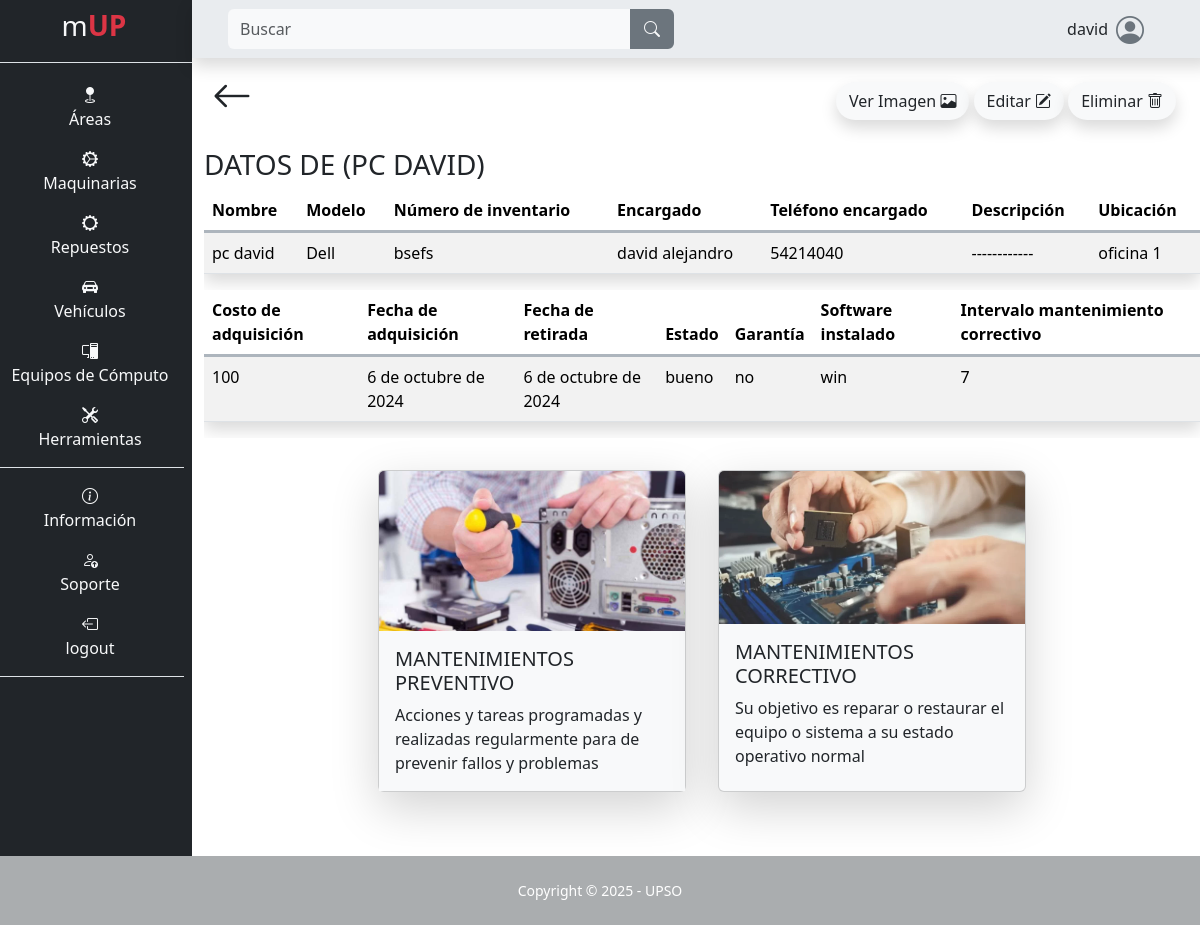
Page /pc/detalles/2 (signed in) on the committed database.
### app/mUP_pc/models.py (models this page shows, shortened)
class PC(models.Model):
    nombre = models.CharField(max_length=100, null=False, blank=False)
    modelo = models.CharField(max_length=100, null=False, blank=False)
    número_de_inventario = models.CharField(max_length=100, blank=False, null=False)
    encargado = models.CharField(max_length=100, blank=False, null=False)
    teléfono_encargado = models.CharField(max_length=100, blank=False, null=False)
    descripción = models.TextField(max_length=500, null=False, blank=False)
    ubicación = models.CharField(max_length=100, null=False, blank=False)
    costo_de_adquisición = models.IntegerField(blank=False, null=False)
    fecha_de_adquisición = models.DateField(default=date.today, blank=False, null=False)
    fecha_de_retirada = models.DateField(default=date.today, blank=False, null=False)
    estado = models.CharField(max_length=100, null=False, blank=False)
    garantía = models.CharField(max_length=100, null=False, blank=False)
    software_instalado = models.CharField(max_length=100, null=False, blank=False)
    fecha_ultimo_mantenimiento = models.DateField(default=date.today, blank=False, null=False)
    intervalo_mantenimiento = models.IntegerField(blank=False, null=False)
    imagen = models.ImageField(upload_to="pc/imagen", null=False, blank=False)
    class Meta:
        indexes = [
            models.Index(fields=['nombre']),
        ]

### app/mUP_pc/views.py (the view, shortened to what this page needs)
# urls.py: path('detalles/<int:id>', views.detalles, name="detalles_area"),
@login_required
def detalles(request, id):
    pc = get_object_or_404(PC, id=id)
    mantenimientos = pc.mantenimientopc_set.all().order_by('-fecha_fin', '-hora_fin')
    if request.method == 'GET':
        return render(request, 'mUP_pc/detalles.html', {
            'pc': pc,
            'form': PCForm(instance=pc),
            'id': id,
            'mantenimientos': mantenimientos,
        })

### templates/mUP_pc/detalles.html (shortened to what this page needs)
{% extends "layout/base.html" %}
{% load static %}
{% block 'content' %}
<div class="container mb-5">
    <div class="d-flex p-2 justify-content-between">
        <a class="text-decoration-none text-dark flecha-atras" href="{% url "pc" %}">
            <i class="bi bi-arrow-left fs-1"></i>
        </a>
        <span class="p-3">
        <button type="button" class="btn custom imagen shadow rounded-pill" data-bs-toggle="modal" data-bs-target="#exampleModal">
            Ver Imagen <i class="bi bi-image"></i>
        </button>
            <button type="button" class="btn custom editar shadow rounded-pill" data-bs-toggle="modal" data-bs-target="#modal-editar">
                Editar <i class="bi bi-pencil-square"></i>
            </button>
            <button type="button" class="btn custom eliminar mt-md-0 mt-2 shadow rounded-pill" data-bs-toggle="modal" data-bs-target="#modal-eliminar">
                Eliminar <i class="bi bi-trash"></i>
            </button>
        </span>
    </div>
    <h3 class="mt-1 text-uppercase">Datos de ({{ pc.nombre }})</h3>
    <div class="table-responsive">
    <table class="table table-striped shadow">
        <thead>
            <tr class="border border-end-0 border-start-0 border-top-0 border-3 border-dark-subtle">
                <th scope="col">Nombre</th>
                <th scope="col">Modelo</th>
                <th scope="col">Número de inventario</th>
                <th scope="col">Encargado</th>
                <th scope="col">Teléfono encargado</th>
                <th scope="col">Descripción</th>
                <th scope="col">Ubicación</th>
            </tr>
        </thead>
        <tbody>
            <tr>
                <td>{{ pc.nombre }}</td>
                <td>{{ pc.modelo }}</td>
                <td>{{ pc.número_de_inventario }}</td>
                <td>{{ pc.encargado }}</td>
                <td>{{ pc.teléfono_encargado }}</td>
                <td>{{ pc.descripción }}</td>
                <td>{{ pc.ubicación }}</td>
            </tr>
        </tbody>
    </table>
    </div>
    <div class="table-responsive">
    <table class="table table-striped shadow">
        <thead>
            <tr class="border border-end-0 border-start-0 border-top-0 border-3 border-dark-subtle">
                <th scope="col">Costo de adquisición</th>
                <th scope="col">Fecha de adquisición</th>
                <th scope="col">Fecha de retirada</th>
                <th scope="col">Estado</th>
                <th scope="col">Garantía</th>
                <th scope="col">Software instalado</th>
                <th scope="col">Intervalo mantenimiento correctivo</th>
            </tr>
        </thead>
        <tbody>
            <tr>
                <td>{{ pc.costo_de_adquisición }}</td>
                <td>{{ pc.fecha_de_adquisición }}</td>
                <td>{{ pc.fecha_de_retirada }}</td>
                <td>{{ pc.estado }}</td>
                <td>{{ pc.garantía }}</td>
                <td>{{ pc.software_instalado }}</td>
                <td>{{ pc.intervalo_mantenimiento }}</td>
            </tr>
        </tbody>
    </table>
    </div>
    <div class="row mt-3 d-flex justify-content-center align-item-center ps-5 pe-5">
        <div class="col-12 col-md-4 p-0 shadow-lg custom card m-3">
            <a class="text-decoration-none text-dark" href="{% url "mantenimientos_pc" id=pc.id mant=2 %}">
                <img src="{% static "images/Mantenimiento-preventivo-PC.jpg" %}" class="card-img-top" alt="..." style="max-height: 200px;">
                <div class="card-body custom">
                    <h5 class="card-title text-uppercase">Mantenimientos Preventivo</h5>
                    <p class="card-text m-0">Acciones y tareas programadas y realizadas regularmente para de prevenir fallos y problemas</p>
                </div>
            </a>
        </div>
        <div class="col-12 col-md-4 p-0 shadow-lg custom card m-3">
            <a class="text-decoration-none text-dark" href="{% url "mantenimientos_pc" id=pc.id mant=1 %}">
                <img src="{% static "images/mantenimiento-correctivo-de-computadores-ID-01-1024x512.webp" %}" class="card-img-top" alt="..." style="max-height: 200px;">
                <div class="card-body custom">
                    <h5 class="card-title text-uppercase">Mantenimientos Correctivo</h5>
                    <p class="card-text m-0">Su objetivo es reparar o restaurar el equipo o sistema a su estado operativo normal</p>
                </div>
            </a>
        </div>
    </div>
    </div>
{% endblock %}

### templates/layout/base.html (shortened to what this page needs)
{% load static %}
<!DOCTYPE html>
<html lang="es">
<head>
    <link rel="stylesheet" href="https://cdn.jsdelivr.net/npm/bootstrap-icons@1.10.3/font/bootstrap-icons.css">
    <link rel="stylesheet" href="{% static "css/bootstrap.css" %}">
    <link rel="stylesheet" href="{% static "css/style.css" %}">
</head>
<body class="" id="page-top">
    <main>
        <div class="row">
            {% if user.is_authenticated %}
            <div class="col-12 col-md-2 m-0 p-0 text-light text-center barra d-none d-md-block">
                <ul class="mt-1">
                    <li class="nav-item text-center fs-3 lista-menu me-4" style="transition: background-color 0.5s ease">
                        <a class="nav-link lista-menu text-decoration-none" href="{% url "index" %}">
                            <span>m</span><span class="text-danger"><b>UP</b></span>
                        </a>
                    </li>
                </ul>
                <ul class="flex-column align-items-stretch p-2 border-top">
                    <li class="nav-item mt-1 pt-2 lista-menu text-center" style="transition: background-color 0.5s ease">
                        <a class="text-light text-decoration-none lista-menu" href="{% url "area" %}"><i class="bi bi-geo-fill"></i><p>Áreas</p></a>
                    </li>
                    <li class="nav-item lista-menu" style="transition: background-color 0.5s ease">
                        <a class="text-light text-decoration-none lista-menu" href="{% url "maquina" %}"><i class="bi bi-gear-wide-connected"></i><p>Maquinarias</p></a>
                    </li>
                    <li class="nav-item lista-menu" style="transition: background-color 0.5s ease">
                        <a class="text-light text-decoration-none lista-menu" href="{% url "repuesto_maquina" %}"><i class="bi bi-gear-wide"></i><p>Repuestos</p></a>
                    </li>
                    <li class="nav-item lista-menu" style="transition: background-color 0.5s ease">
                        <a class="text-light text-decoration-none lista-menu" href="{% url "vehiculo" %}"><i class="bi bi-car-front-fill"></i><p>Vehículos</p></a>
                    </li>
                    <li class="nav-item lista-menu" style="transition: background-color 0.5s ease">
                        <a class="text-light text-decoration-none lista-menu" href="{% url "pc" %}"><i class="bi bi-pc-display"></i><p>Equipos de Cómputo</p></a>
                    </li>
                    <li class="nav-item border-bottom lista-menu" style="transition: background-color 0.5s ease">
                        <a class="text-light text-decoration-none lista-menu" href="{% url "herramienta" %}"><i class="bi bi-tools"></i><p>Herramientas</p></a>
                    </li>
                    <li class="nav-item pt-3 lista-menu" style="transition: background-color 0.5s ease">
                        <a class="text-light text-decoration-none lista-menu" href="{% url "info" %}"><i class="bi bi-info-circle"></i><p>Información</p></a>
                    </li>
                    <li class="nav-item lista-menu" style="transition: background-color 0.5s ease">
                        <a class="text-light text-decoration-none lista-menu" href="{% url "soporte" %}">  <i class="bi bi-person-up"></i><p>Soporte</p></a>
                    </li>
                    {% if user.is_authenticated %}
                        <li class="nav-item lista-menu border-bottom" style="transition: background-color 0.5s ease">
                            <a class="text-light text-decoration-none lista-menu" href="{% url "logout" %}"><i class="bi bi-box-arrow-left"></i><p>logout</p></a>
                        </li>
                    {% else %}
                        <li class="nav-item lista-menu border-bottom" style="transition: background-color 0.5s ease">
                            <a class="text-light text-decoration-none lista-menu" href="{% url "login" %}"><i class="bi bi-box-arrow-right"></i><p>Login</p></a>
                        </li>
                    {% endif %}
                </ul>
            </div>
            {% endif %}
            <div class="col-12 col-md-10 m-0 p-0">
                {% if user.is_authenticated %}
                <nav class="row navbar bg-body-secondary p-2 m-0 shadow sticky-top navbar-expand-lg">
                        <div class="col-12 col-md-6 order-lg-first order-last">
                            <form class="d-flex form-inline mr-auto ml-md-3 my-2 my-md-0 ms-3 me-3 mw-100 navbar-search" role="search" action="" method='GET'>
                                <div class="input-group">
                                    <input class="form-control bg-light border-0 small" id="search-input" name="search" type="search" placeholder="Buscar" aria-label="Search">
                                    <div class="input-group-append">
                                        <button class="btn btn-secondary text-light rounded-0 rounded-end border-2" type="submit">
                                            <i class="bi bi-search"></i>
                                        </button>
                                    </div>
                                </div>
                            </form>
                        </div>
                        <div class="col-12 col-md-6">
                            <div class="me-5 d-flex justify-content-center justify-content-md-end align-items-center">
                                <p class="ms-5 mt-auto mb-auto">{{ user }}</p>
                                <i class="bi bi-person-circle fs-3 ms-2 icono-persona"></i>
                            </div>
                        </div>
                </nav>
                {% endif %}
                {% block 'content' %}{% endblock %}
            </div>
    </main>
    {% if user.is_authenticated %}
    <footer class="footer">
        <div class="small text-center p-4 text-white">Copyright &copy; 2025 - UPSO</div>
    </footer>
    {% endif %}
</body>
</html>

### static/css/style.css (style rules this page uses)
:root { --color-primary: #6c757d; --color-secondary: #212529; --color-tertiary: #f8f9fa; --body: #ffffff; --footer: #aaadaf; }
* { margin: 0; padding: 0; box-sizing: border-box; }
body { background-color: var(--body); }
.barra { background-color: var(--color-secondary); }
ul { list-style-type: none; }
.icono-persona { color: var(--color-primary); }
.custom { background-color: var(--color-tertiary); }
.footer { background-color: var(--footer); }

### rows in the picture
PC: nombre "PC DAVID", nombre "pc david", modelo "Dell", número_de_inventario "bsefs", encargado "david alejandro", teléfono_encargado "54214040", descripción "------------", ubicación "oficina 1", costo_de_adquisición "100", fecha_de_adquisición "6 de octubre de 2024", fecha_de_retirada "6 de octubre de 2024", estado "bueno", garantía "no", software_instalado "win", intervalo_mantenimiento "7"

### other values in the picture
{{ user }} "david"
